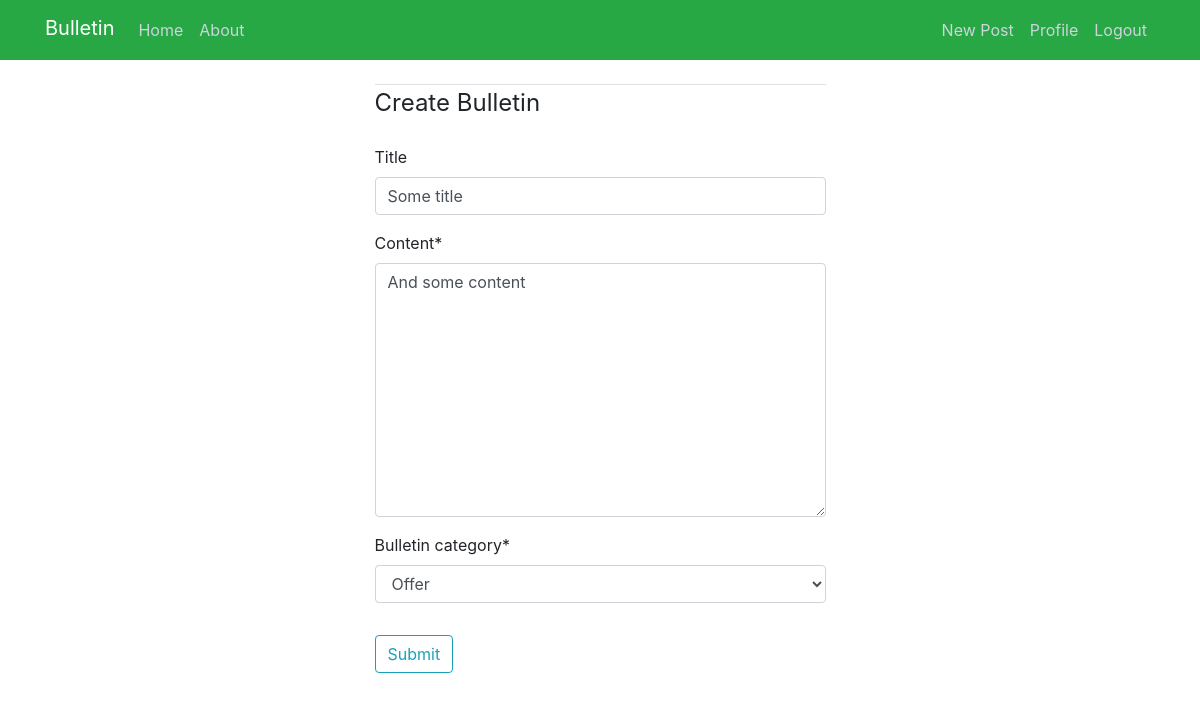
The app's page /home/22/update/ (signed in) with its own data.
### myboardapp/models.py (models this page shows, shortened)
class Bulletin(models.Model):
    title = models.CharField(max_length=100, blank=True)
    author = models.ForeignKey(User, on_delete=models.CASCADE)
    content = models.TextField()
    file = models.FileField(upload_to='files/',
                                             blank=True,
                                             )
    bulletin_category = models.ForeignKey(CategoryModel, on_delete=models.CASCADE)
    date_created = models.DateTimeField(default=timezone.now)

### myboardapp/views.py (the view, shortened to what this page needs)
# urls.py: path('home/<int:pk>/update/', PostUpdateView.as_view(), name='bulletin-update'),
class PostUpdateView(LoginRequiredMixin, UserPassesTestMixin, UpdateView):
    model = Bulletin
    fields = ['title', 'content', 'bulletin_category']
    def test_func(self):
        bulletin = self.get_object()
        if self.request.user == bulletin.author:  # self.request.user --> current user in the browser
            return True
        return False

### myboardapp/models.py (called while the page is built)
    def __str__(self):
        return f'{self.category_name}'

### myboardapp/templates/myboardapp/bulletin_form.html (shortened to what this page needs)
{% extends "myboardapp/base.html" %}
{% load crispy_forms_tags %}
{% block content %}
    <div class="row justify-content-md-center">
        <form  method="POST" id="myform"  enctype="multipart/form-data">
            <fieldset class="form-group">
                <legend class="border-top mb-4">Create Bulletin</legend>
                {{ form|crispy }}
            </fieldset>
            <div class="form-group">
                <button class="btn btn-outline-info" type="submit">Submit</button>
            </div>
        </form>
    </div>
{% endblock content %}

### records on screen
Bulletin: title "Some title", content "And some content", bulletin_category "Offer"
